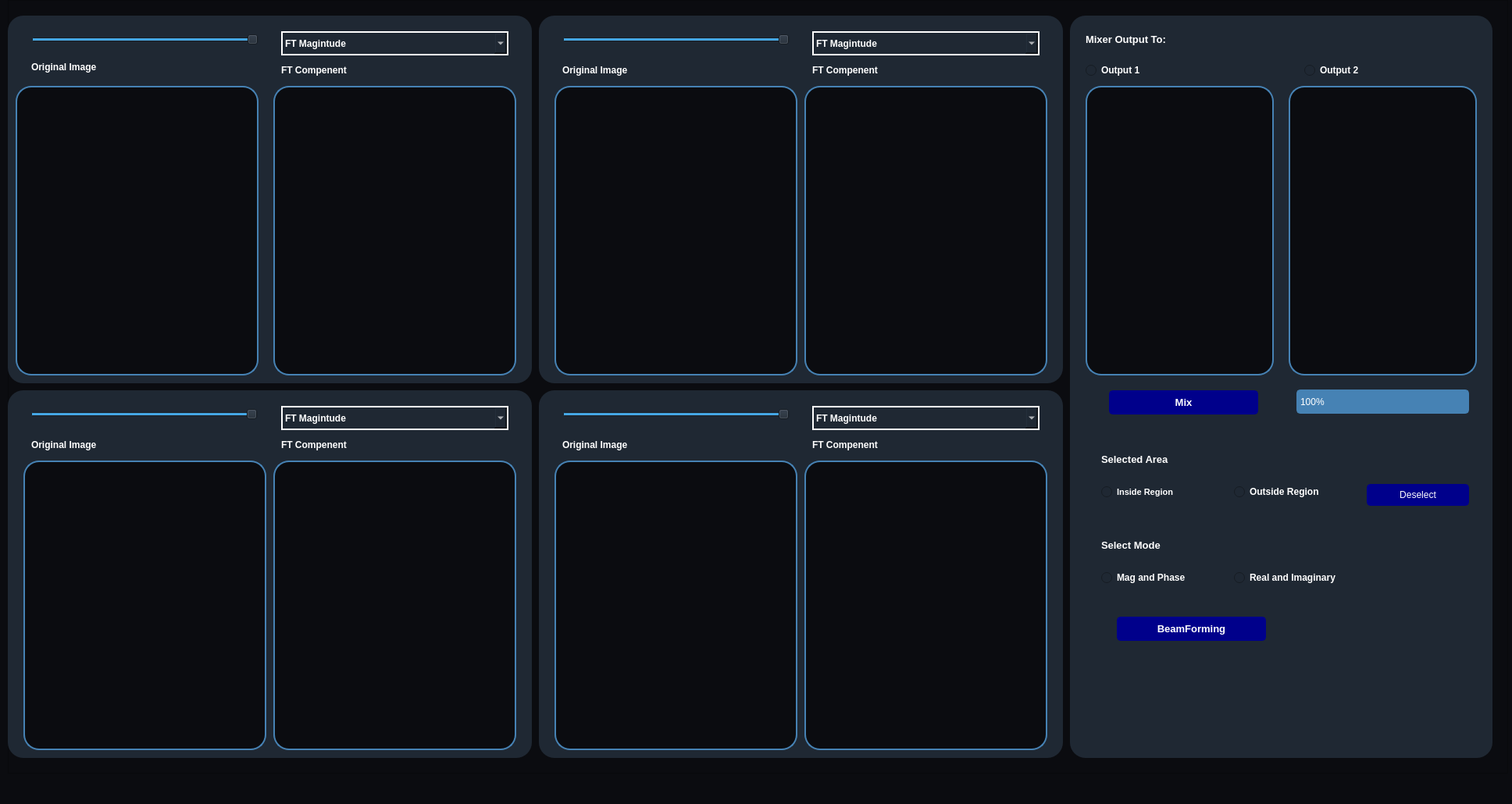
<?xml version="1.0" encoding="UTF-8"?>
<ui version="4.0">
 <class>MainWindow</class>
 <widget class="QMainWindow" name="MainWindow">
  <property name="geometry">
   <rect>
    <x>0</x>
    <y>0</y>
    <width>1936</width>
    <height>1030</height>
   </rect>
  </property>
  <property name="windowTitle">
   <string>MainWindow</string>
  </property>
  <property name="styleSheet">
   <string notr="true">background-color:#0b0c10;</string>
  </property>
  <widget class="QWidget" name="centralwidget">
   <widget class="QLabel" name="label">
    <property name="geometry">
     <rect>
      <x>10</x>
      <y>20</y>
      <width>671</width>
      <height>471</height>
     </rect>
    </property>
    <property name="styleSheet">
     <string notr="true">background-color:#1f2833;
border-radius:20px;
</string>
    </property>
    <property name="text">
     <string/>
    </property>
   </widget>
   <widget class="QLabel" name="label_2">
    <property name="geometry">
     <rect>
      <x>10</x>
      <y>500</y>
      <width>671</width>
      <height>471</height>
     </rect>
    </property>
    <property name="styleSheet">
     <string notr="true">background-color:#1f2833;
border-radius:20px;
</string>
    </property>
    <property name="text">
     <string/>
    </property>
   </widget>
   <widget class="QLabel" name="label_3">
    <property name="geometry">
     <rect>
      <x>690</x>
      <y>20</y>
      <width>671</width>
      <height>471</height>
     </rect>
    </property>
    <property name="styleSheet">
     <string notr="true">background-color:#1f2833;
border-radius:20px;
</string>
    </property>
    <property name="text">
     <string/>
    </property>
   </widget>
   <widget class="QLabel" name="label_4">
    <property name="geometry">
     <rect>
      <x>690</x>
      <y>500</y>
      <width>671</width>
      <height>471</height>
     </rect>
    </property>
    <property name="styleSheet">
     <string notr="true">background-color:#1f2833;
border-radius:20px;
</string>
    </property>
    <property name="text">
     <string/>
    </property>
   </widget>
   <widget class="QLabel" name="label_5">
    <property name="geometry">
     <rect>
      <x>1370</x>
      <y>20</y>
      <width>541</width>
      <height>951</height>
     </rect>
    </property>
    <property name="styleSheet">
     <string notr="true">background-color:#1f2833;
border-radius:20px;
</string>
    </property>
    <property name="text">
     <string/>
    </property>
   </widget>
   <widget class="QWidget" name="Widget_Img_1" native="true">
    <property name="geometry">
     <rect>
      <x>20</x>
      <y>110</y>
      <width>311</width>
      <height>371</height>
     </rect>
    </property>
    <property name="styleSheet">
     <string notr="true">background-color:#0b0c10;
border: 2px solid #4682B4;
border-radius: 20px;</string>
    </property>
   </widget>
   <widget class="QWidget" name="Widget_Img_3" native="true">
    <property name="geometry">
     <rect>
      <x>30</x>
      <y>590</y>
      <width>311</width>
      <height>371</height>
     </rect>
    </property>
    <property name="styleSheet">
     <string notr="true">background-color:#0b0c10;
border: 2px solid #4682B4;
border-radius: 20px;</string>
    </property>
   </widget>
   <widget class="QWidget" name="Widget_Comp_4" native="true">
    <property name="geometry">
     <rect>
      <x>1030</x>
      <y>590</y>
      <width>311</width>
      <height>371</height>
     </rect>
    </property>
    <property name="styleSheet">
     <string notr="true">background-color:#0b0c10;
border: 2px solid #4682B4;
border-radius: 20px;</string>
    </property>
   </widget>
   <widget class="QWidget" name="Widget_Comp_3" native="true">
    <property name="geometry">
     <rect>
      <x>350</x>
      <y>590</y>
      <width>311</width>
      <height>371</height>
     </rect>
    </property>
    <property name="styleSheet">
     <string notr="true">background-color:#0b0c10;
border: 2px solid #4682B4;
border-radius: 20px;</string>
    </property>
   </widget>
   <widget class="QWidget" name="Widget_Img_4" native="true">
    <property name="geometry">
     <rect>
      <x>710</x>
      <y>590</y>
      <width>311</width>
      <height>371</height>
     </rect>
    </property>
    <property name="styleSheet">
     <string notr="true">background-color:#0b0c10;
border: 2px solid #4682B4;
border-radius: 20px;</string>
    </property>
   </widget>
   <widget class="QWidget" name="Output_1" native="true">
    <property name="geometry">
     <rect>
      <x>1390</x>
      <y>110</y>
      <width>241</width>
      <height>371</height>
     </rect>
    </property>
    <property name="styleSheet">
     <string notr="true">background-color:#0b0c10;
border: 2px solid #4682B4;
border-radius: 20px;</string>
    </property>
   </widget>
   <widget class="QWidget" name="Output_2" native="true">
    <property name="geometry">
     <rect>
      <x>1650</x>
      <y>110</y>
      <width>241</width>
      <height>371</height>
     </rect>
    </property>
    <property name="styleSheet">
     <string notr="true">background-color:#0b0c10;
border: 2px solid #4682B4;
border-radius: 20px;</string>
    </property>
   </widget>
   <widget class="QPushButton" name="PushButton_Mix">
    <property name="geometry">
     <rect>
      <x>1420</x>
      <y>500</y>
      <width>191</width>
      <height>31</height>
     </rect>
    </property>
    <property name="font">
     <font>
      <pointsize>10</pointsize>
      <weight>75</weight>
      <bold>true</bold>
     </font>
    </property>
    <property name="styleSheet">
     <string notr="true">background-color:#00008B;
border: 2px solid #00008B;
border-radius: 5px;
color:white;
</string>
    </property>
    <property name="text">
     <string>Mix</string>
    </property>
   </widget>
   <widget class="QRadioButton" name="RadioButton_Select_out1">
    <property name="geometry">
     <rect>
      <x>1390</x>
      <y>80</y>
      <width>211</width>
      <height>20</height>
     </rect>
    </property>
    <property name="font">
     <font>
      <pointsize>9</pointsize>
      <weight>75</weight>
      <bold>true</bold>
     </font>
    </property>
    <property name="styleSheet">
     <string notr="true">background-color:#1f2833;
color:white;</string>
    </property>
    <property name="text">
     <string>Output 1</string>
    </property>
   </widget>
   <widget class="QRadioButton" name="RadioButton_Select_out2">
    <property name="geometry">
     <rect>
      <x>1670</x>
      <y>80</y>
      <width>211</width>
      <height>20</height>
     </rect>
    </property>
    <property name="font">
     <font>
      <pointsize>9</pointsize>
      <weight>75</weight>
      <bold>true</bold>
     </font>
    </property>
    <property name="styleSheet">
     <string notr="true">background-color:#1f2833;
color:white;</string>
    </property>
    <property name="text">
     <string>Output 2</string>
    </property>
   </widget>
   <widget class="QLabel" name="label_6">
    <property name="geometry">
     <rect>
      <x>1410</x>
      <y>580</y>
      <width>131</width>
      <height>16</height>
     </rect>
    </property>
    <property name="font">
     <font>
      <pointsize>10</pointsize>
      <weight>75</weight>
      <bold>true</bold>
     </font>
    </property>
    <property name="styleSheet">
     <string notr="true">background-color:#1f2833;
color:white;</string>
    </property>
    <property name="text">
     <string>Selected Area</string>
    </property>
   </widget>
   <widget class="QRadioButton" name="RadioButton_Inside">
    <property name="geometry">
     <rect>
      <x>1410</x>
      <y>620</y>
      <width>121</width>
      <height>20</height>
     </rect>
    </property>
    <property name="font">
     <font>
      <pointsize>8</pointsize>
      <weight>75</weight>
      <bold>true</bold>
     </font>
    </property>
    <property name="styleSheet">
     <string notr="true">background-color:#1f2833;
color:white;</string>
    </property>
    <property name="text">
     <string>Inside Region</string>
    </property>
   </widget>
   <widget class="QRadioButton" name="RadioButton_Outside">
    <property name="geometry">
     <rect>
      <x>1580</x>
      <y>620</y>
      <width>131</width>
      <height>20</height>
     </rect>
    </property>
    <property name="font">
     <font>
      <weight>75</weight>
      <bold>true</bold>
     </font>
    </property>
    <property name="styleSheet">
     <string notr="true">background-color:#1f2833;
color:white;</string>
    </property>
    <property name="text">
     <string>Outside Region</string>
    </property>
   </widget>
   <widget class="QLabel" name="label_7">
    <property name="geometry">
     <rect>
      <x>1410</x>
      <y>690</y>
      <width>131</width>
      <height>16</height>
     </rect>
    </property>
    <property name="font">
     <font>
      <pointsize>10</pointsize>
      <weight>75</weight>
      <bold>true</bold>
     </font>
    </property>
    <property name="styleSheet">
     <string notr="true">background-color:#1f2833;
color:white;</string>
    </property>
    <property name="text">
     <string>Select Mode</string>
    </property>
   </widget>
   <widget class="QRadioButton" name="RadioButton_RealandImg">
    <property name="geometry">
     <rect>
      <x>1580</x>
      <y>730</y>
      <width>151</width>
      <height>20</height>
     </rect>
    </property>
    <property name="font">
     <font>
      <weight>75</weight>
      <bold>true</bold>
     </font>
    </property>
    <property name="styleSheet">
     <string notr="true">background-color:#1f2833;
color:white;</string>
    </property>
    <property name="text">
     <string>Real and Imaginary</string>
    </property>
   </widget>
   <widget class="QRadioButton" name="RadioButton_Magandphase">
    <property name="geometry">
     <rect>
      <x>1410</x>
      <y>730</y>
      <width>131</width>
      <height>20</height>
     </rect>
    </property>
    <property name="font">
     <font>
      <weight>75</weight>
      <bold>true</bold>
     </font>
    </property>
    <property name="styleSheet">
     <string notr="true">background-color:#1f2833;
color:white;</string>
    </property>
    <property name="text">
     <string>Mag and Phase</string>
    </property>
   </widget>
   <widget class="QPushButton" name="PushButton_deselect">
    <property name="geometry">
     <rect>
      <x>1750</x>
      <y>620</y>
      <width>131</width>
      <height>28</height>
     </rect>
    </property>
    <property name="styleSheet">
     <string notr="true">background-color:#00008B;
border: 2px solid #00008B;
border-radius: 5px;
color:white;</string>
    </property>
    <property name="text">
     <string>Deselect</string>
    </property>
   </widget>
   <widget class="QFrame" name="frame">
    <property name="geometry">
     <rect>
      <x>10</x>
      <y>0</y>
      <width>1921</width>
      <height>991</height>
     </rect>
    </property>
    <property name="frameShape">
     <enum>QFrame::StyledPanel</enum>
    </property>
    <property name="frameShadow">
     <enum>QFrame::Raised</enum>
    </property>
   </widget>
   <widget class="QWidget" name="Widget_Comp_2" native="true">
    <property name="geometry">
     <rect>
      <x>1030</x>
      <y>110</y>
      <width>311</width>
      <height>371</height>
     </rect>
    </property>
    <property name="styleSheet">
     <string notr="true">background-color:#0b0c10;
border: 2px solid #4682B4;
border-radius: 20px;</string>
    </property>
   </widget>
   <widget class="QWidget" name="Widget_Img_2" native="true">
    <property name="geometry">
     <rect>
      <x>710</x>
      <y>110</y>
      <width>311</width>
      <height>371</height>
     </rect>
    </property>
    <property name="styleSheet">
     <string notr="true">background-color:#0b0c10;
border: 2px solid #4682B4;
border-radius: 20px;</string>
    </property>
   </widget>
   <widget class="QWidget" name="Widget_Comp_1" native="true">
    <property name="geometry">
     <rect>
      <x>350</x>
      <y>110</y>
      <width>311</width>
      <height>371</height>
     </rect>
    </property>
    <property name="styleSheet">
     <string notr="true">background-color:#0b0c10;
border: 2px solid #4682B4;
border-radius: 20px;</string>
    </property>
   </widget>
   <widget class="QSlider" name="horizontalSlider_3">
    <property name="geometry">
     <rect>
      <x>39</x>
      <y>520</y>
      <width>291</width>
      <height>22</height>
     </rect>
    </property>
    <property name="styleSheet">
     <string notr="true">background-color:#1f2833;
</string>
    </property>
    <property name="maximum">
     <number>100</number>
    </property>
    <property name="singleStep">
     <number>5</number>
    </property>
    <property name="value">
     <number>100</number>
    </property>
    <property name="orientation">
     <enum>Qt::Horizontal</enum>
    </property>
   </widget>
   <widget class="QSlider" name="horizontalSlider_4">
    <property name="geometry">
     <rect>
      <x>720</x>
      <y>520</y>
      <width>291</width>
      <height>22</height>
     </rect>
    </property>
    <property name="styleSheet">
     <string notr="true">background-color:#1f2833;
</string>
    </property>
    <property name="maximum">
     <number>100</number>
    </property>
    <property name="singleStep">
     <number>5</number>
    </property>
    <property name="value">
     <number>100</number>
    </property>
    <property name="orientation">
     <enum>Qt::Horizontal</enum>
    </property>
   </widget>
   <widget class="QSlider" name="horizontalSlider_1">
    <property name="geometry">
     <rect>
      <x>40</x>
      <y>40</y>
      <width>291</width>
      <height>22</height>
     </rect>
    </property>
    <property name="styleSheet">
     <string notr="true">background-color:#1f2833;
</string>
    </property>
    <property name="maximum">
     <number>100</number>
    </property>
    <property name="singleStep">
     <number>5</number>
    </property>
    <property name="value">
     <number>100</number>
    </property>
    <property name="orientation">
     <enum>Qt::Horizontal</enum>
    </property>
   </widget>
   <widget class="QSlider" name="horizontalSlider_2">
    <property name="geometry">
     <rect>
      <x>720</x>
      <y>40</y>
      <width>291</width>
      <height>22</height>
     </rect>
    </property>
    <property name="styleSheet">
     <string notr="true">background-color:#1f2833;
</string>
    </property>
    <property name="maximum">
     <number>100</number>
    </property>
    <property name="singleStep">
     <number>5</number>
    </property>
    <property name="value">
     <number>100</number>
    </property>
    <property name="orientation">
     <enum>Qt::Horizontal</enum>
    </property>
   </widget>
   <widget class="QLabel" name="label_8">
    <property name="geometry">
     <rect>
      <x>40</x>
      <y>76</y>
      <width>291</width>
      <height>20</height>
     </rect>
    </property>
    <property name="font">
     <font>
      <pointsize>9</pointsize>
      <weight>75</weight>
      <bold>true</bold>
     </font>
    </property>
    <property name="styleSheet">
     <string notr="true">background-color:#1f2833;
color:white;</string>
    </property>
    <property name="text">
     <string>Original Image</string>
    </property>
   </widget>
   <widget class="QLabel" name="label_9">
    <property name="geometry">
     <rect>
      <x>40</x>
      <y>560</y>
      <width>291</width>
      <height>20</height>
     </rect>
    </property>
    <property name="font">
     <font>
      <pointsize>9</pointsize>
      <weight>75</weight>
      <bold>true</bold>
     </font>
    </property>
    <property name="styleSheet">
     <string notr="true">background-color:#1f2833;
color:white;</string>
    </property>
    <property name="text">
     <string>Original Image</string>
    </property>
   </widget>
   <widget class="QLabel" name="label_10">
    <property name="geometry">
     <rect>
      <x>720</x>
      <y>560</y>
      <width>291</width>
      <height>20</height>
     </rect>
    </property>
    <property name="font">
     <font>
      <pointsize>9</pointsize>
      <weight>75</weight>
      <bold>true</bold>
     </font>
    </property>
    <property name="styleSheet">
     <string notr="true">background-color:#1f2833;
color:white;</string>
    </property>
    <property name="text">
     <string>Original Image</string>
    </property>
   </widget>
   <widget class="QLabel" name="label_11">
    <property name="geometry">
     <rect>
      <x>720</x>
      <y>80</y>
      <width>291</width>
      <height>20</height>
     </rect>
    </property>
    <property name="font">
     <font>
      <pointsize>9</pointsize>
      <weight>75</weight>
      <bold>true</bold>
     </font>
    </property>
    <property name="styleSheet">
     <string notr="true">background-color:#1f2833;
color:white;</string>
    </property>
    <property name="text">
     <string>Original Image</string>
    </property>
   </widget>
   <widget class="QLabel" name="label_12">
    <property name="geometry">
     <rect>
      <x>360</x>
      <y>80</y>
      <width>291</width>
      <height>20</height>
     </rect>
    </property>
    <property name="font">
     <font>
      <pointsize>9</pointsize>
      <weight>75</weight>
      <bold>true</bold>
     </font>
    </property>
    <property name="styleSheet">
     <string notr="true">background-color:#1f2833;
color:white;</string>
    </property>
    <property name="text">
     <string>FT Compenent </string>
    </property>
   </widget>
   <widget class="QLabel" name="label_13">
    <property name="geometry">
     <rect>
      <x>360</x>
      <y>560</y>
      <width>291</width>
      <height>20</height>
     </rect>
    </property>
    <property name="font">
     <font>
      <pointsize>9</pointsize>
      <weight>75</weight>
      <bold>true</bold>
     </font>
    </property>
    <property name="styleSheet">
     <string notr="true">background-color:#1f2833;
color:white;</string>
    </property>
    <property name="text">
     <string>FT Compenent </string>
    </property>
   </widget>
   <widget class="QLabel" name="label_14">
    <property name="geometry">
     <rect>
      <x>1040</x>
      <y>80</y>
      <width>291</width>
      <height>20</height>
     </rect>
    </property>
    <property name="font">
     <font>
      <pointsize>9</pointsize>
      <weight>75</weight>
      <bold>true</bold>
     </font>
    </property>
    <property name="styleSheet">
     <string notr="true">background-color:#1f2833;
color:white;</string>
    </property>
    <property name="text">
     <string>FT Compenent </string>
    </property>
   </widget>
   <widget class="QLabel" name="label_15">
    <property name="geometry">
     <rect>
      <x>1040</x>
      <y>560</y>
      <width>291</width>
      <height>20</height>
     </rect>
    </property>
    <property name="font">
     <font>
      <pointsize>9</pointsize>
      <weight>75</weight>
      <bold>true</bold>
     </font>
    </property>
    <property name="styleSheet">
     <string notr="true">background-color:#1f2833;
color:white;</string>
    </property>
    <property name="text">
     <string>FT Compenent </string>
    </property>
   </widget>
   <widget class="QComboBox" name="ComboBox_FTComp_1">
    <property name="geometry">
     <rect>
      <x>360</x>
      <y>40</y>
      <width>291</width>
      <height>31</height>
     </rect>
    </property>
    <property name="font">
     <font>
      <pointsize>9</pointsize>
      <weight>75</weight>
      <bold>true</bold>
     </font>
    </property>
    <property name="styleSheet">
     <string notr="true">background-color:#1f2833;
color:white;
border: 2px solid ;
border-radius: 20px;
border-color: white;
</string>
    </property>
    <item>
     <property name="text">
      <string>FT Magintude</string>
     </property>
    </item>
    <item>
     <property name="text">
      <string>FT Phase</string>
     </property>
    </item>
    <item>
     <property name="text">
      <string>FT Imaginary</string>
     </property>
    </item>
    <item>
     <property name="text">
      <string>FT Real</string>
     </property>
    </item>
   </widget>
   <widget class="QComboBox" name="ComboBox_FTComp_3">
    <property name="geometry">
     <rect>
      <x>360</x>
      <y>520</y>
      <width>291</width>
      <height>31</height>
     </rect>
    </property>
    <property name="font">
     <font>
      <pointsize>9</pointsize>
      <weight>75</weight>
      <bold>true</bold>
     </font>
    </property>
    <property name="styleSheet">
     <string notr="true">background-color:#1f2833;
color:white;
border: 2px solid ;
border-radius: 20px;
border-color: white;
</string>
    </property>
    <item>
     <property name="text">
      <string>FT Magintude</string>
     </property>
    </item>
    <item>
     <property name="text">
      <string>FT Phase</string>
     </property>
    </item>
    <item>
     <property name="text">
      <string>FT Real</string>
     </property>
    </item>
    <item>
     <property name="text">
      <string>FT Imaginary</string>
     </property>
    </item>
   </widget>
   <widget class="QComboBox" name="ComboBox_FTComp_2">
    <property name="geometry">
     <rect>
      <x>1040</x>
      <y>40</y>
      <width>291</width>
      <height>31</height>
     </rect>
    </property>
    <property name="font">
     <font>
      <pointsize>9</pointsize>
      <weight>75</weight>
      <bold>true</bold>
     </font>
    </property>
    <property name="styleSheet">
     <string notr="true">background-color:#1f2833;
color:white;
border: 2px solid ;
border-radius: 20px;
border-color: white;
</string>
    </property>
    <item>
     <property name="text">
      <string>FT Magintude</string>
     </property>
    </item>
    <item>
     <property name="text">
      <string>FT Phase</string>
     </property>
    </item>
    <item>
     <property name="text">
      <string>FT Real</string>
     </property>
    </item>
    <item>
     <property name="text">
      <string>FT Imaginary</string>
     </property>
    </item>
   </widget>
   <widget class="QComboBox" name="ComboBox_FTComp_4">
    <property name="geometry">
     <rect>
      <x>1040</x>
      <y>520</y>
      <width>291</width>
      <height>31</height>
     </rect>
    </property>
    <property name="font">
     <font>
      <pointsize>9</pointsize>
      <weight>75</weight>
      <bold>true</bold>
     </font>
    </property>
    <property name="styleSheet">
     <string notr="true">background-color:#1f2833;
color:white;
border: 2px solid ;
border-radius: 20px;
border-color: white;
</string>
    </property>
    <item>
     <property name="text">
      <string>FT Magintude</string>
     </property>
    </item>
    <item>
     <property name="text">
      <string>FT Phase</string>
     </property>
    </item>
    <item>
     <property name="text">
      <string>FT Real</string>
     </property>
    </item>
    <item>
     <property name="text">
      <string>FT Imaginary</string>
     </property>
    </item>
   </widget>
   <widget class="QLabel" name="label_16">
    <property name="geometry">
     <rect>
      <x>1390</x>
      <y>40</y>
      <width>231</width>
      <height>20</height>
     </rect>
    </property>
    <property name="font">
     <font>
      <pointsize>10</pointsize>
      <weight>75</weight>
      <bold>true</bold>
     </font>
    </property>
    <property name="styleSheet">
     <string notr="true">background-color:#1f2833;
color:white;</string>
    </property>
    <property name="text">
     <string>Mixer Output To:</string>
    </property>
   </widget>
   <widget class="QLabel" name="label_19">
    <property name="geometry">
     <rect>
      <x>1660</x>
      <y>499</y>
      <width>221</width>
      <height>31</height>
     </rect>
    </property>
    <property name="styleSheet">
     <string notr="true">background-color:#4682B4;
border: 2px solid #4682B4;
border-radius: 5px;
color:white;</string>
    </property>
    <property name="text">
     <string>100%</string>
    </property>
   </widget>
   <widget class="QPushButton" name="PushButton_Mix_2">
    <property name="geometry">
     <rect>
      <x>1430</x>
      <y>790</y>
      <width>191</width>
      <height>31</height>
     </rect>
    </property>
    <property name="font">
     <font>
      <pointsize>10</pointsize>
      <weight>75</weight>
      <bold>true</bold>
     </font>
    </property>
    <property name="styleSheet">
     <string notr="true">background-color:#00008B;
border: 2px solid #00008B;
border-radius: 5px;
color:white;
</string>
    </property>
    <property name="text">
     <string>BeamForming</string>
    </property>
   </widget>
   <zorder>frame</zorder>
   <zorder>label</zorder>
   <zorder>label_2</zorder>
   <zorder>label_3</zorder>
   <zorder>label_4</zorder>
   <zorder>label_5</zorder>
   <zorder>Widget_Img_1</zorder>
   <zorder>Widget_Img_3</zorder>
   <zorder>Widget_Comp_4</zorder>
   <zorder>Widget_Comp_3</zorder>
   <zorder>Widget_Img_4</zorder>
   <zorder>Output_1</zorder>
   <zorder>Output_2</zorder>
   <zorder>PushButton_Mix</zorder>
   <zorder>RadioButton_Select_out1</zorder>
   <zorder>RadioButton_Select_out2</zorder>
   <zorder>label_6</zorder>
   <zorder>RadioButton_Inside</zorder>
   <zorder>RadioButton_Outside</zorder>
   <zorder>label_7</zorder>
   <zorder>RadioButton_RealandImg</zorder>
   <zorder>RadioButton_Magandphase</zorder>
   <zorder>PushButton_deselect</zorder>
   <zorder>Widget_Comp_2</zorder>
   <zorder>Widget_Img_2</zorder>
   <zorder>Widget_Comp_1</zorder>
   <zorder>horizontalSlider_3</zorder>
   <zorder>horizontalSlider_4</zorder>
   <zorder>horizontalSlider_1</zorder>
   <zorder>horizontalSlider_2</zorder>
   <zorder>label_8</zorder>
   <zorder>label_9</zorder>
   <zorder>label_10</zorder>
   <zorder>label_11</zorder>
   <zorder>label_12</zorder>
   <zorder>label_13</zorder>
   <zorder>label_14</zorder>
   <zorder>label_15</zorder>
   <zorder>ComboBox_FTComp_1</zorder>
   <zorder>ComboBox_FTComp_3</zorder>
   <zorder>ComboBox_FTComp_2</zorder>
   <zorder>ComboBox_FTComp_4</zorder>
   <zorder>label_16</zorder>
   <zorder>label_19</zorder>
   <zorder>PushButton_Mix_2</zorder>
  </widget>
  <widget class="QMenuBar" name="menubar">
   <property name="geometry">
    <rect>
     <x>0</x>
     <y>0</y>
     <width>1936</width>
     <height>26</height>
    </rect>
   </property>
  </widget>
  <widget class="QStatusBar" name="statusbar"/>
 </widget>
 <resources/>
 <connections/>
</ui>
